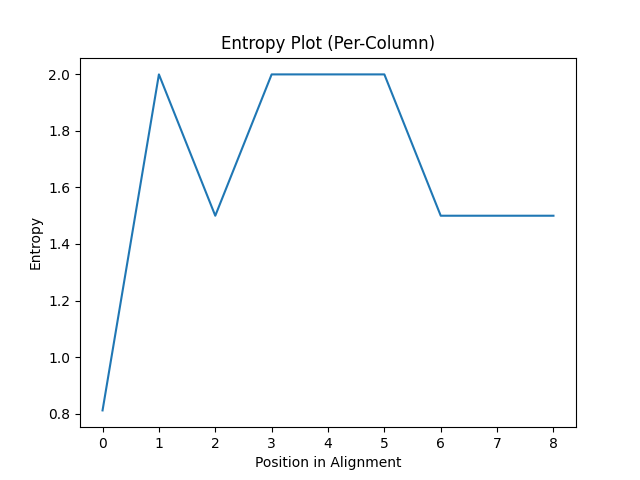

Generate this figure with Python:
import numpy as np
from collections import Counter
import matplotlib.pyplot as plt

def calculate_entropy(alignment_file):
    with open(alignment_file, 'r') as f:
        sequences = [line.strip() for line in f.readlines() if not line.startswith('>')]

    seq_length = len(sequences[0])
    entropy_values = []

    for i in range(seq_length):
        column = [seq[i] for seq in sequences]
        count = Counter(column)
        total = len(column)
        prob = [count[char] / total for char in count]
        entropy = -sum(p * np.log2(p) for p in prob)
        entropy_values.append(entropy)

    return entropy_values

def plot_entropy(entropy_values, output_file):
    plt.plot(entropy_values)
    plt.xlabel('Position in Alignment')
    plt.ylabel('Entropy')
    plt.title('Entropy Plot (Per-Column)')
    plt.savefig(output_file)
    plt.show()

# Usage
entropy_values = calculate_entropy("example/msa.aln")
plot_entropy(entropy_values, "entropy_plot.png")

